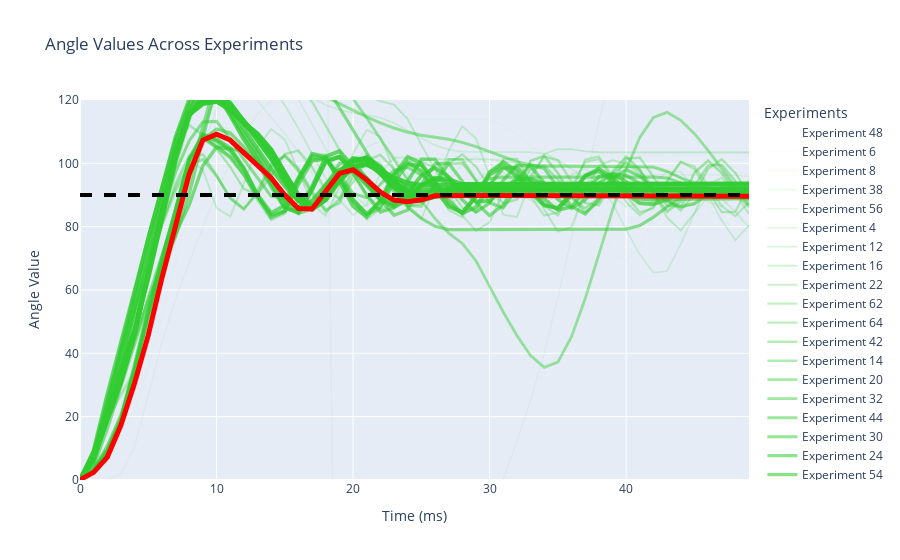

The code cell stored with this chart in its notebook:
### Code cell
fig = go.Figure()
colors = np.linspace(0, 1, len(bo_results))
rgb_colors = [(50, 205, 50, c) for c in colors]
rgb_colors[-1] = (255, 0, 0, 1)
rgb_color_strings = [f"rgba{color}" for color in rgb_colors]

min_thickness = 1
max_thickness = 5
thicknesses = np.linspace(min_thickness, max_thickness, len(bo_results))

for i, row in bo_results.iterrows():
    x = list(range(len(row["angle_values"])))
    y = eval(row["angle_values"])
    fig.add_trace(
        go.Scatter(
            x=x,
            y=y,
            mode="lines",
            line=dict(color=rgb_color_strings[i], width=thicknesses[i]),
            name=f'Experiment {row["experiment_id"]}',
        )
    )

fig.update_yaxes(range=[0, 120])

fig.add_shape(
    type="line",
    x0=0,
    x1=1,
    y0=90,
    y1=90,
    xref="paper",
    yref="y",
    line=dict(color="black", width=4, dash="dash"),
)

# Update layout
fig.update_layout(
    title="Angle Values Across Experiments",
    xaxis_title="Time (ms)",
    yaxis_title="Angle Value",
    legend_title="Experiments",
    # template='plotly_dark'
)

fig.show()
